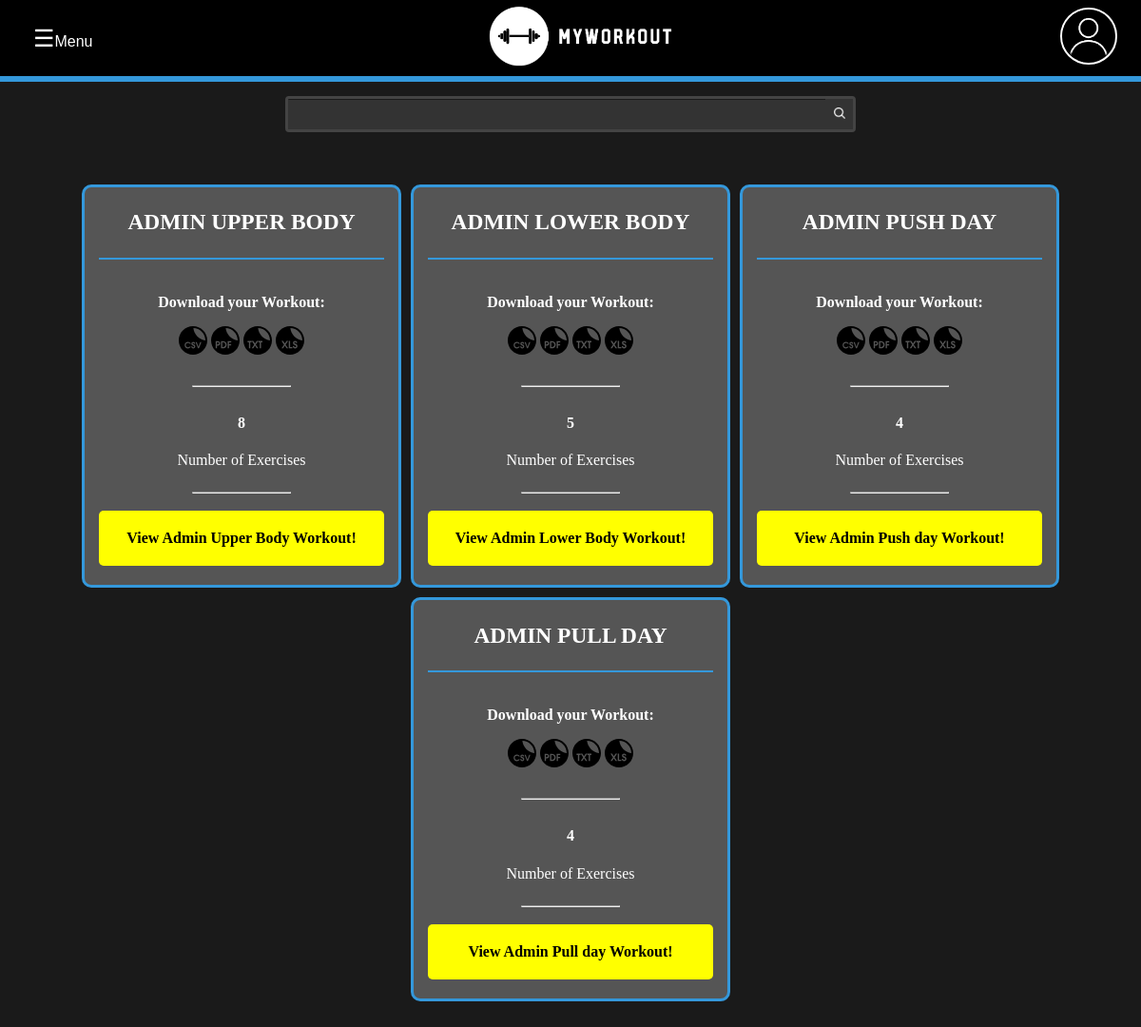
The page /workout/ (signed in) on the database its author committed.
### workout/models.py (models this page shows, shortened)
class Workout(models.Model):
    name = models.CharField("Workout name", max_length=50, blank=True)
    set_exercise_relationships = models.ManyToManyField(SetExerciseRelationship,
                                                        blank=True)
    user = models.ForeignKey(User, on_delete=models.CASCADE, default=None)
    slug = models.SlugField(unique=True, blank=True)
    def get_absolute_url(self):
        return reverse('workout:myworkout', kwargs={"slug": self.slug})
    def get_total_exercises(self):
        unique_exercises = set()
        for relationship in self.set_exercise_relationships.all():
            unique_exercises.add(relationship.exercise)
        return len(unique_exercises)

class SetExerciseRelationship(models.Model):
    exercise = models.ForeignKey(Exercise, on_delete=models.CASCADE)
    sets = models.IntegerField("Qty of Sets", default=1)
    initial_margin_expected_reps = models.IntegerField("Min. of reps: (opcional)",
                                                       null=True, blank=True)
    final_margin_expected_reps = models.IntegerField("Max. of reps: (opcional)",
                                                     null=True, blank=True)
    user = models.ForeignKey(User, on_delete=models.CASCADE, default=None)

class Exercise(models.Model):
    EXERCISE_DIFFICULTY = (
        ("E", "Easy"),
        ("M", "Medium"),
        ("H", "Hard",),
    )
    RES_PROFILE = (
        ("Unk", "Unknown"),
        ("Asc", "Ascending"),
        ("Dow", "Downward"),
    )
    cover = models.FileField(upload_to="images/exercises/%Y/%m/%d/",
                             validators=[FileExtensionValidator(['svg'])])
    attribution = models.TextField(blank=True)
    name = models.CharField("Exercise name", max_length=120)
    description = models.TextField("Exercise description")
    difficulty = models.CharField("Select the difficulty", max_length=1,
                                  choices=EXERCISE_DIFFICULTY)
    muscles = models.ManyToManyField("Muscle", related_name="Muscle",
                                     blank=True)
    muscle_group = models.ManyToManyField("MuscleGroup",
                                          related_name="MuscleGroup")
    slug = models.SlugField(unique=True, default="")
    resistance_profile = models.CharField("Resistance profile",
                                          choices=RES_PROFILE,
                                          max_length=3,
                                          blank=True)
    is_dumbell = models.BooleanField(default=False)
    is_barbell = models.BooleanField(default=False)
    is_cable = models.BooleanField(default=False)
    is_machine = models.BooleanField(default=False)
    sets = models.IntegerField("Number of sets", blank=True, default=0)
    steps = models.TextField("Steps", blank=True)
    class Meta:
        ordering = ['name']

### workout/views/crud.py (the view)
# urls.py: path('', views.myworkouts, name="myworkouts"),
def myworkouts(request):
    myworkouts = models.Workout.objects.filter(user=request.user)
    context = {
        'workouts': myworkouts,
        'is_myworkouts': True,
        "title": "My Workouts - ",
    }
    return render(request, "user/myworkout/myworkouts.html", context)

### templates/user/myworkout/myworkouts.html (shortened to what this page needs)
{% extends "base.html" %}
{% load static %}
{% block content %}
    <main class="main-content">
        {% if is_myworkouts %}
            <section class="main-content-cards">
                {% for workout in workouts %}
                <article class=" main-content-cards card">
                    <header class="card-title">
                        <h1>{{workout.name}}</h1>
                    </header>
                    <ul class="card-downloads">
                    <p><b>Download your Workout:</b></p>
                        <li>
                            <a href="">
                                <img class="card-downloads-icons"
                                    src="{%static "img/icons/file-formats/csv.svg"%}"
                                    alt=""
                                    title="Download your workout as CSV file.">
                            </a>
                        </li>
                        <li>
                            <a href="{% url "workout:download-pdf" workout.slug%}">
                                <img class="card-downloads-icons"
                                    src="{%static "img/icons/file-formats/pdf.svg"%}"
                                    alt=""
                                    title="Download your workout as PDF file.">
                            </a>
                        </li>
                        <li>
                            <a href="">
                                <img class="card-downloads-icons"
                                    src="{%static "img/icons/file-formats/txt.svg"%}"
                                    alt=""
                                    title="Download your workout as TXT file.">
                            </a>
                        </li>
                        <li>
                            <a href="{% url "workout:download-xls" workout.slug%}">
                                <img class="card-downloads-icons"
                                    src="{%static "img/icons/file-formats/xls.svg"%}"
                                    alt=""
                                    title="Download your workout as Excel(XLS) file.">
                            </a>
                        </li>
                    </ul>
                    <div class="card-section">
                        <hr class="section-break">
                        <div>
                            <h4>{{workout.get_total_exercises}}</h4>
                            <p>Number of Exercises</p>
                        </div>
                        <hr class="section-break">
                    </div>
                    <a href="{{workout.get_absolute_url}}" class="card-cta"><b>View {{workout.name}} Workout!</b></a>
                </article>
                {% endfor %}
            </section>
        {% endif %}
    </main>
{% endblock content %}

### templates/base.html (shortened to what this page needs)
{% load static %}
<!DOCTYPE html>
<html lang="pt-br">
<head>
    <link rel="stylesheet" href="{% static 'css/style.css'%}">
    <link rel="stylesheet" href="https://cdnjs.cloudflare.com/ajax/libs/font-awesome/6.5.1/css/all.min.css" />
</head>
<body>
    {% include "partials/header.html" %}
    {% include "partials/search-bar.html" %}
    <div class="container">
        {% block content%}
        {% endblock content %}
    </div>
</body>
</html>

### templates/partials/header.html
{% load static %}
<header class="main-header">
    <button class="toggle-button" onclick="toggleMenu()"><span class="expanded-letter">☰</span>Menu</button>
    <a class="main-header-logo" href="{% url "home:homepage" %}"><img
        src="{% static 'img/icons/my-workout-logo (no-background).svg' %}" alt="My Workout Logo"></a>
    {% if user.is_authenticated %}
        <a href="{% url "user:my-profile" %}"><img class="main-header-user-icon" src="{% static "img/icons/user.png" %}"alt=""></a>
    {% else %}
        <a href="{% url "user:login" %}"><img class="main-header-user-icon" src="{% static "img/icons/user.png" %}"alt=""></a>
    {% endif %}
</header>

### templates/partials/search-bar.html (shortened to what this page needs)
{% load static %}
    <form action="{% url 'workout:search' %}" method="GET" class="search-form flex-container centered-y">
        <div class="search-container flex-container space-between centered-y centered-x">
            <input type="search" class="search-input" name="q" value="{{ request.GET.q }}" required>
            <button type="submit" class="search-button"><img style="height: 20px;" src="{% static "img/icons/search.png" %}" alt=""></button>
        </div>
    </form>

### templates/partials/sidebar.html (shortened to what this page needs)
{% load static %}

### static/css/style.css (style rules this page uses)
:root { --cor-fundo: #1a1a1a; --cor-texto: #ffffff; --cor-destaque: #3498db; --cor-sombra: #333333; --cor-fundo-secundario: #2c2c2c; --cor-texto-secundario: #cccccc; --cor-borda: #555555; }
html { height: 100%; }
body { height: 100%; padding: 0; margin: 0; color: white; background-color: #1a1a1a; overflow-y: scroll; }
ul { list-style-type: none; }
.container { display: flex; min-height: 100vh; flex-wrap: wrap; }
.main-header { background-color: black; height: 80px; display: flex; justify-content: space-between; align-items: center; border-bottom: 6px solid var(--cor-destaque); padding: 0 25px; }
.main-header-logo img { height: 64px; }
.main-header-user-icon { width: 56px; height: 56px; border: 2px solid white; border-radius: 50%; transition: transform 0.5s ease; }
.main-content { display: flex; width: 90%; margin: 40px auto; justify-content: center; }
.main-content-cards { display: flex; flex-wrap: wrap; gap: 10px; justify-content: center; }
.card { max-width: 300px; background-color: #555555; border-radius: 10px; padding: 0 15px; border: 3px solid var(--cor-destaque); text-align: center; transition: background-color 0.5s ease; }
.card-section { display: flex; flex-direction: column; }
.card-title { text-transform: uppercase; width: 100%; font-size: min(20px, 25px); height: fit-content; border-bottom: 2px solid #3498db; }
.card-cta { display: block; width: 100%; height: fit-content; text-decoration: none; border-radius: 5px; color: black; background-color: yellow; padding: 20px; margin: auto auto 20px; transition: transform 0.5s ease; box-sizing: border-box; }
.card-downloads { padding: 0; margin: 10px 0; }
.card-downloads a { text-decoration: none; }
.card-downloads li { display: inline; }
.card-downloads-icons { height: 30px; }
.toggle-button { font-size: 16px; cursor: pointer; background-color: inherit; border: none; color: white; padding: 10px; }
.search-form { max-width: 50%; margin: 15px auto; }
.search-container { border: 3px solid #444; border-radius: 4px; height: fit-content; transition: all 300ms ease-in-out; }
.search-input { width: 100%; padding-right: 40px; margin:0; }
.search-input, .search-button { color: white; border: none; background-color: #333333; outline: none; padding: 8px; }
.search-button { cursor: pointer; padding: 4.5px; }
.flex-container { width: 100%; display: flex; }
.centered-y { align-items: center; }
.centered-x { justify-content: center; }
.expanded-letter { font-size: 25px }
.section-break { width: 75%; border-radius: 30px; }
.space-between { justify-content: space-between; }

### rows shown on the page
Workout: name "ADMIN UPPER BODY", get_total_exercises "8", name "Admin Upper Body"
Workout: name "ADMIN LOWER BODY", get_total_exercises "5", name "Admin Lower Body"
Workout: name "ADMIN PUSH DAY", get_total_exercises "4", name "Admin Push day"
Workout: name "ADMIN PULL DAY", get_total_exercises "4", name "Admin Pull day"
